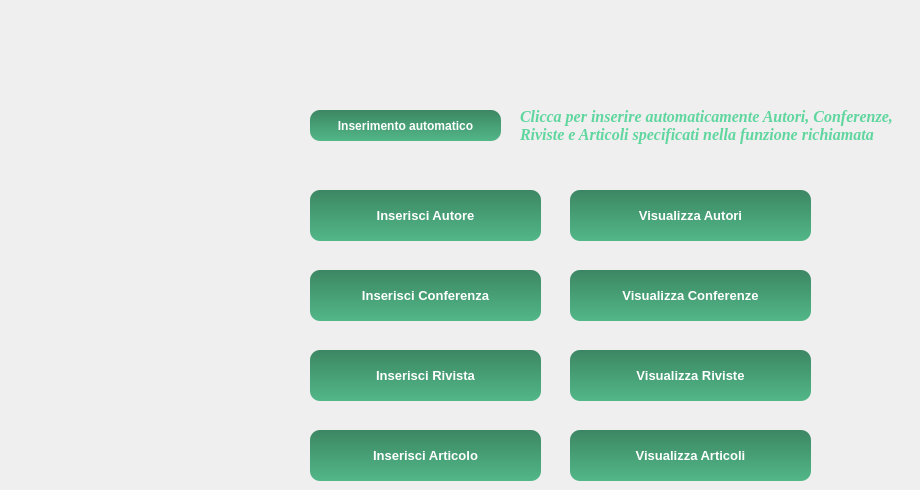
    <widget class="QWidget" name="paginaInserimento">
     <widget class="QPushButton" name="bottoneInserisciAutore">
      <property name="geometry">
       <rect>
        <x>310</x>
        <y>190</y>
        <width>231</width>
        <height>51</height>
       </rect>
      </property>
      <property name="font">
       <font>
        <family>Tahoma</family>
        <pointsize>10</pointsize>
        <weight>75</weight>
        <bold>true</bold>
       </font>
      </property>
      <property name="styleSheet">
       <string notr="true">QPushButton{
	background-color: qlineargradient(spread:pad, x1:1, y1:0, x2:1, y2:1, stop:0 rgba(60, 135, 99, 255), stop:1 rgba(82, 183, 136, 255));
	color: rgb(255, 255, 255);
	border-radius: 10px;
}

QPushButton:hover{
	background-color: rgb(60, 134, 99);
}
QPushButton:pressed {
	background-color: rgb(43, 97, 72);
}
</string>
      </property>
      <property name="text">
       <string>Inserisci Autore</string>
      </property>
     </widget>
     <widget class="QPushButton" name="bottoneInserisciArticolo">
      <property name="geometry">
       <rect>
        <x>310</x>
        <y>430</y>
        <width>231</width>
        <height>51</height>
       </rect>
      </property>
      <property name="font">
       <font>
        <family>Tahoma</family>
        <pointsize>10</pointsize>
        <weight>75</weight>
        <bold>true</bold>
       </font>
      </property>
      <property name="styleSheet">
       <string notr="true">QPushButton{
	background-color: qlineargradient(spread:pad, x1:1, y1:0, x2:1, y2:1, stop:0 rgba(60, 135, 99, 255), stop:1 rgba(82, 183, 136, 255));
	color: rgb(255, 255, 255);
	border-radius: 10px;
}

QPushButton:hover{
	background-color: rgb(60, 134, 99);
}
QPushButton:pressed {
	background-color: rgb(43, 97, 72);
}
</string>
      </property>
      <property name="text">
       <string>Inserisci Articolo</string>
      </property>
     </widget>
     <widget class="QPushButton" name="bottoneInserisciConferenza">
      <property name="geometry">
       <rect>
        <x>310</x>
        <y>270</y>
        <width>231</width>
        <height>51</height>
       </rect>
      </property>
      <property name="font">
       <font>
        <family>Tahoma</family>
        <pointsize>10</pointsize>
        <weight>75</weight>
        <bold>true</bold>
       </font>
      </property>
      <property name="styleSheet">
       <string notr="true">QPushButton{
	background-color: qlineargradient(spread:pad, x1:1, y1:0, x2:1, y2:1, stop:0 rgba(60, 135, 99, 255), stop:1 rgba(82, 183, 136, 255));
	color: rgb(255, 255, 255);
	border-radius: 10px;
}

QPushButton:hover{
	background-color: rgb(60, 134, 99);
}
QPushButton:pressed {
	background-color: rgb(43, 97, 72);
}
</string>
      </property>
      <property name="text">
       <string>Inserisci Conferenza</string>
      </property>
     </widget>
     <widget class="QPushButton" name="bottoneInserisciRivista">
      <property name="geometry">
       <rect>
        <x>310</x>
        <y>350</y>
        <width>231</width>
        <height>51</height>
       </rect>
      </property>
      <property name="font">
       <font>
        <family>Tahoma</family>
        <pointsize>10</pointsize>
        <weight>75</weight>
        <bold>true</bold>
       </font>
      </property>
      <property name="styleSheet">
       <string notr="true">QPushButton{
	background-color: qlineargradient(spread:pad, x1:1, y1:0, x2:1, y2:1, stop:0 rgba(60, 135, 99, 255), stop:1 rgba(82, 183, 136, 255));
	color: rgb(255, 255, 255);
	border-radius: 10px;
}

QPushButton:hover{
	background-color: rgb(60, 134, 99);
}
QPushButton:pressed {
	background-color: rgb(43, 97, 72);
}
</string>
      </property>
      <property name="text">
       <string>Inserisci Rivista</string>
      </property>
     </widget>
     <widget class="QPushButton" name="bottoneVisualizzaArticoli">
      <property name="geometry">
       <rect>
        <x>570</x>
        <y>430</y>
        <width>241</width>
        <height>51</height>
       </rect>
      </property>
      <property name="font">
       <font>
        <family>Tahoma</family>
        <pointsize>10</pointsize>
        <weight>75</weight>
        <bold>true</bold>
       </font>
      </property>
      <property name="styleSheet">
       <string notr="true">QPushButton{
	background-color: qlineargradient(spread:pad, x1:1, y1:0, x2:1, y2:1, stop:0 rgba(60, 135, 99, 255), stop:1 rgba(82, 183, 136, 255));
	color: rgb(255, 255, 255);
	border-radius: 10px;
}

QPushButton:hover{
	background-color: rgb(60, 134, 99);
}
QPushButton:pressed {
	background-color: rgb(43, 97, 72);
}
</string>
      </property>
      <property name="text">
       <string>Visualizza Articoli</string>
      </property>
     </widget>
     <widget class="QPushButton" name="bottoneVisAutori">
      <property name="geometry">
       <rect>
        <x>570</x>
        <y>190</y>
        <width>241</width>
        <height>51</height>
       </rect>
      </property>
      <property name="font">
       <font>
        <family>Tahoma</family>
        <pointsize>10</pointsize>
        <weight>75</weight>
        <bold>true</bold>
       </font>
      </property>
      <property name="styleSheet">
       <string notr="true">QPushButton{
	background-color: qlineargradient(spread:pad, x1:1, y1:0, x2:1, y2:1, stop:0 rgba(60, 135, 99, 255), stop:1 rgba(82, 183, 136, 255));
	color: rgb(255, 255, 255);
	border-radius: 10px;
}

QPushButton:hover{
	background-color: rgb(60, 134, 99);
}
QPushButton:pressed {
	background-color: rgb(43, 97, 72);
}
</string>
      </property>
      <property name="text">
       <string>Visualizza Autori</string>
      </property>
     </widget>
     <widget class="QPushButton" name="bottoneVisConferenze">
      <property name="geometry">
       <rect>
        <x>570</x>
        <y>270</y>
        <width>241</width>
        <height>51</height>
       </rect>
      </property>
      <property name="font">
       <font>
        <family>Tahoma</family>
        <pointsize>10</pointsize>
        <weight>75</weight>
        <bold>true</bold>
       </font>
      </property>
      <property name="styleSheet">
       <string notr="true">QPushButton{
	background-color: qlineargradient(spread:pad, x1:1, y1:0, x2:1, y2:1, stop:0 rgba(60, 135, 99, 255), stop:1 rgba(82, 183, 136, 255));
	color: rgb(255, 255, 255);
	border-radius: 10px;
}

QPushButton:hover{
	background-color: rgb(60, 134, 99);
}
QPushButton:pressed {
	background-color: rgb(43, 97, 72);
}
</string>
      </property>
      <property name="text">
       <string>Visualizza Conferenze</string>
      </property>
     </widget>
     <widget class="QPushButton" name="bottoneVisRiviste">
      <property name="geometry">
       <rect>
        <x>570</x>
        <y>350</y>
        <width>241</width>
        <height>51</height>
       </rect>
      </property>
      <property name="font">
       <font>
        <family>Tahoma</family>
        <pointsize>10</pointsize>
        <weight>75</weight>
        <bold>true</bold>
       </font>
      </property>
      <property name="styleSheet">
       <string notr="true">QPushButton{
	background-color: qlineargradient(spread:pad, x1:1, y1:0, x2:1, y2:1, stop:0 rgba(60, 135, 99, 255), stop:1 rgba(82, 183, 136, 255));
	color: rgb(255, 255, 255);
	border-radius: 10px;
}

QPushButton:hover{
	background-color: rgb(60, 134, 99);
}
QPushButton:pressed {
	background-color: rgb(43, 97, 72);
}
</string>
      </property>
      <property name="text">
       <string>Visualizza Riviste</string>
      </property>
     </widget>
     <widget class="QPushButton" name="bottoneInserAutomatico">
      <property name="geometry">
       <rect>
        <x>310</x>
        <y>110</y>
        <width>191</width>
        <height>31</height>
       </rect>
      </property>
      <property name="font">
       <font>
        <family>Tahoma</family>
        <pointsize>9</pointsize>
        <weight>75</weight>
        <bold>true</bold>
       </font>
      </property>
      <property name="styleSheet">
       <string notr="true">QPushButton{
	
	background-color: qlineargradient(spread:pad, x1:1, y1:0, x2:1, y2:1, stop:0 rgba(60, 135, 99, 255), stop:1 rgba(82, 183, 136, 255));
	color: rgb(255, 255, 255);
	border-radius: 10px;
}

QPushButton:hover{
	background-color: rgb(60, 134, 99);
}
QPushButton:pressed {
	background-color: rgb(43, 97, 72);
}
</string>
      </property>
      <property name="text">
       <string>Inserimento automatico</string>
      </property>
     </widget>
     <widget class="QLabel" name="label_54">
      <property name="geometry">
       <rect>
        <x>520</x>
        <y>70</y>
        <width>391</width>
        <height>111</height>
       </rect>
      </property>
      <property name="font">
       <font>
        <family>Times New Roman</family>
        <pointsize>12</pointsize>
        <weight>75</weight>
        <italic>true</italic>
        <bold>true</bold>
       </font>
      </property>
      <property name="styleSheet">
       <string notr="true">color: rgb(96, 214, 159);
</string>
      </property>
      <property name="text">
       <string>Clicca per inserire automaticamente Autori, Conferenze, Riviste e Articoli specificati nella funzione richiamata</string>
      </property>
      <property name="wordWrap">
       <bool>true</bool>
      </property>
     </widget>
    </widget>
